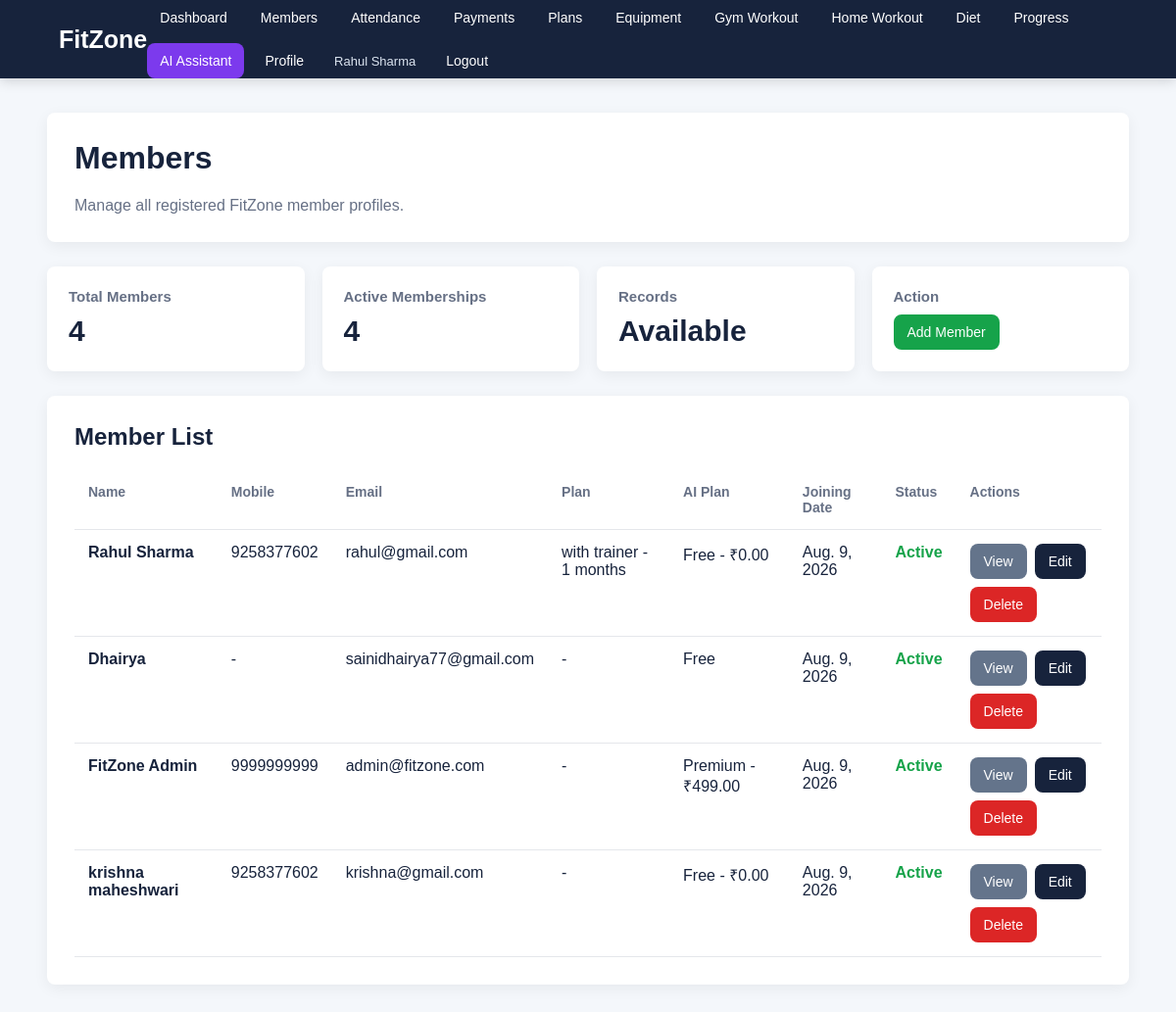
Page /members/ (signed in) on the committed database.
### gymapp/models.py (models this page shows, shortened)
class CustomUser(AbstractUser):
    ROLE_CHOICES = [
        ("admin", "Admin"),
        ("member", "Member"),
    ]
    role = models.CharField(
        max_length=20,
        choices=ROLE_CHOICES,
        default="member"
    )

class MemberProfile(models.Model):
    GENDER_CHOICES = [
        ("Male", "Male"),
        ("Female", "Female"),
        ("Other", "Other"),
    ]
    GOAL_CHOICES = [
        ("Weight Gain", "Weight Gain"),
        ("Weight Loss", "Weight Loss"),
        ("Muscle Gain", "Muscle Gain"),
        ("Maintain Weight", "Maintain Weight"),
        ("General Fitness", "General Fitness"),
    ]
    user = models.OneToOneField(
        settings.AUTH_USER_MODEL,
        on_delete=models.CASCADE,
        related_name="member_profile"
    )
    full_name = models.CharField(max_length=100)
    mobile = models.CharField(max_length=15)
    email = models.EmailField(
        blank=True,
        null=True
    )
    age = models.PositiveIntegerField(
        blank=True,
        null=True
    )
    gender = models.CharField(
        max_length=10,
        choices=GENDER_CHOICES,
        blank=True,
        null=True
    )
    goal = models.CharField(
        max_length=30,
        choices=GOAL_CHOICES,
        blank=True
    )
    address = models.TextField(blank=True)
    joining_date = models.DateField(
        default=timezone.now
    )
    plan = models.ForeignKey(
        MembershipPlan,
        on_delete=models.SET_NULL,
        null=True,
        blank=True,
        related_name="members"
    )
    ai_plan = models.ForeignKey(
        AIPlan,
        on_delete=models.SET_NULL,
        null=True,
        blank=True,
        related_name="ai_members"
    )
    trainer = models.ForeignKey(
        Trainer,
        on_delete=models.SET_NULL,
        null=True,
        blank=True,
        related_name="members"
    )
    membership_start = models.DateField(
        null=True,
        blank=True
    )
    membership_end_date = models.DateField(
        null=True,
        blank=True
    )

class MembershipPlan(models.Model):
    name = models.CharField(max_length=100)
    duration_months = models.PositiveIntegerField()
    fee = models.DecimalField(
        max_digits=10,
        decimal_places=2
    )
    description = models.TextField(blank=True)
    def __str__(self):
        return f"{self.name} - {self.duration_months} months"

class AIPlan(models.Model):
    PLAN_CHOICES = [
        ("Free", "Free"),
        ("Premium", "Premium"),
    ]
    name = models.CharField(
        max_length=50,
        choices=PLAN_CHOICES
    )
    price = models.DecimalField(
        max_digits=8,
        decimal_places=2,
        default=0
    )
    description = models.TextField(blank=True)
    duration_months = models.PositiveIntegerField(default=1)
    is_active = models.BooleanField(default=True)
    def __str__(self):
        return f"{self.name} - ₹{self.price}"

### gymapp/views.py (the view)
# urls.py: path("members/", views.members, name="members"),
@login_required
def members(request):
    members_list = MemberProfile.objects.select_related("plan", "ai_plan", "trainer").all()
    return render(
        request,
        "members.html",
        {
            "members": members_list,
            "active_members": members_list.filter(
                Q(membership_end_date__isnull=True)
                | Q(membership_end_date__gte=timezone.localdate())
            ).count(),
            "today": timezone.localdate(),
        },
    )

### templates/members.html
{% extends "base.html" %}
{% block content %}
<div class="page-container">
    <div class="page-header">
        <h1>Members</h1>
        <p>Manage all registered FitZone member profiles.</p>
    </div>
    <div class="stats">
        <div class="stat">
            <h3>Total Members</h3>
            <div class="number">{{ members|length }}</div>
        </div>
        <div class="stat">
            <h3>Active Memberships</h3>
            <div class="number">{{ active_members }}</div>
        </div>
        <div class="stat">
            <h3>Records</h3>
            <div class="number">{% if members %}Available{% else %}Empty{% endif %}</div>
        </div>
        <div class="stat">
            <h3>Action</h3>
            <a href="{% url 'member_add' %}" class="button success">Add Member</a>
        </div>
    </div>
    <div class="section">
        <h2>Member List</h2>
        {% if members %}
            <div class="table-wrapper">
                <table>
                    <thead>
                        <tr>
                            <th>Name</th>
                            <th>Mobile</th>
                            <th>Email</th>
                            <th>Plan</th>
                            <th>AI Plan</th>
                            <th>Joining Date</th>
                            <th>Status</th>
                            <th>Actions</th>
                        </tr>
                    </thead>
                    <tbody>
                        {% for member in members %}
                            <tr>
                                <td><strong>{{ member.full_name }}</strong></td>
                                <td>{{ member.mobile|default:"-" }}</td>
                                <td>{{ member.email|default:"-" }}</td>
                                <td>{{ member.plan|default:"-" }}</td>
                                <td>{{ member.ai_plan|default:"Free" }}</td>
                                <td>{{ member.joining_date }}</td>
                                <td>
                                    {% if member.membership_end_date and member.membership_end_date < today %}
                                        <span class="status-bad">Expired</span>
                                    {% else %}
                                        <span class="status-good">Active</span>
                                    {% endif %}
                                </td>
                                <td>
                                    <div class="actions">
                                        <a href="{% url 'member_detail' member.pk %}" class="button secondary">View</a>
                                        <a href="{% url 'member_edit' member.pk %}" class="button">Edit</a>
                                        <a href="{% url 'member_delete' member.pk %}" class="button danger">Delete</a>
                                    </div>
                                </td>
                            </tr>
                        {% endfor %}
                    </tbody>
                </table>
            </div>
        {% else %}
            <div class="empty">No members found.</div>
        {% endif %}
    </div>
</div>
{% endblock %}

### templates/base.html (shortened to what this page needs)
<!DOCTYPE html>
<html lang="en">
<head>
</head>
<body>
    <nav class="navbar">
        <a href="{% url 'dashboard' %}" class="logo">FitZone</a>
        <div class="nav-links">
            {% if user.is_authenticated %}
                <a href="{% url 'dashboard' %}">Dashboard</a>
                <a href="{% url 'members' %}">Members</a>
                <a href="{% url 'attendance' %}">Attendance</a>
                <a href="{% url 'payments' %}">Payments</a>
                <a href="{% url 'membership_plans' %}">Plans</a>
                <a href="{% url 'equipment' %}">Equipment</a>
                <a href="{% url 'workout' %}">Gym Workout</a>
                <a href="{% url 'home_workout' %}">Home Workout</a>
                <a href="{% url 'diet' %}">Diet</a>
                <a href="{% url 'progress' %}">Progress</a>
                <a href="{% url 'ai_assistant' %}" class="ai-link">AI Assistant</a>
                <a href="{% url 'profile' %}">Profile</a>
                <span class="user-label">{{ user.get_full_name|default:user.username }}</span>
                <form method="post" action="{% url 'logout' %}">
                    <button type="submit" class="logout-button">Logout</button>
                </form>
            {% else %}
                <a href="{% url 'login' %}">Login</a>
                <a href="{% url 'register' %}">Register</a>
            {% endif %}
        </div>
    </nav>
    <div class="content">
        {% block content %}{% endblock %}
    </div>
</body>
</html>

### templates/base.html (style rules this page uses)
* { box-sizing: border-box; }
body { margin: 0; font-family: Arial, sans-serif; background: #f4f7fb; color: #17233c; }
a { color: inherit; text-decoration: none; }
.navbar { background: #17233c; padding: 0 5%; min-height: 70px; display: flex; align-items: center; justify-content: space-between; box-shadow: 0 3px 12px rgba(0, 0, 0, 0.15); }
.logo { color: white; font-size: 25px; font-weight: bold; }
.nav-links { display: flex; gap: 8px; align-items: center; flex-wrap: wrap; }
.nav-links a, .logout-button { color: white; background: transparent; border: 0; padding: 10px 13px; border-radius: 8px; font-size: 14px; font-family: Arial, sans-serif; cursor: pointer; }
.ai-link { background: #7c3aed !important; }
.user-label { color: #dbe4f0; font-size: 13px; padding: 8px 10px; }
.content { min-height: calc(100vh - 70px); }
.page-container { width: 92%; max-width: 1200px; margin: 35px auto; }
.page-header, .section, .card { background: white; padding: 28px; border-radius: 8px; margin-bottom: 25px; box-shadow: 0 4px 15px rgba(0, 0, 0, 0.06); }
.page-header h1, .section h2, .card h2 { margin-top: 0; }
.page-header p { margin-bottom: 0; color: #667085; }
.stats { display: grid; grid-template-columns: repeat(4, 1fr); gap: 18px; margin-bottom: 25px; }
.stat { background: white; padding: 22px; border-radius: 8px; box-shadow: 0 4px 15px rgba(0, 0, 0, 0.06); }
.stat h3 { margin: 0 0 10px; color: #667085; font-size: 15px; }
.number { font-size: 30px; font-weight: bold; }
.table-wrapper { overflow-x: auto; }
table { width: 100%; border-collapse: collapse; }
th, td { padding: 14px; text-align: left; border-bottom: 1px solid #e5e7eb; vertical-align: top; }
th { color: #667085; font-size: 14px; }
.actions { display: flex; gap: 8px; flex-wrap: wrap; align-items: center; }
.button, button.button { display: inline-block; border: 0; border-radius: 8px; background: #17233c; color: white; padding: 10px 14px; font-family: Arial, sans-serif; font-size: 14px; cursor: pointer; }
.button.secondary { background: #64748b; }
.button.danger { background: #dc2626; }
.button.success { background: #16a34a; }
.status-good { color: #16a34a; font-weight: bold; }

### rows in the picture
CustomUser: get_full_name "Rahul Sharma"
MemberProfile: full_name "Rahul Sharma", mobile "9258377602", email "rahul@gmail.com", plan "with trainer - 1 months", ai_plan "Free - ₹0.00", joining_date "Aug. 9, 2026", membership_end_date "Active"
MemberProfile: full_name "Dhairya", mobile "-", email "sainidhairya77@gmail.com", plan "-", ai_plan "Free", joining_date "Aug. 9, 2026", shows "Active"
MemberProfile: full_name "FitZone Admin", mobile "9999999999", email "admin@fitzone.com", plan "-", ai_plan "Premium - ₹499.00", joining_date "Aug. 9, 2026", shows "Active"
MemberProfile: full_name "krishna maheshwari", mobile "9258377602", email "krishna@gmail.com", plan "-", ai_plan "Free - ₹0.00", joining_date "Aug. 9, 2026", shows "Active"

### other values in the picture
{{ members|length }} "4"
{{ active_members }} "4"
